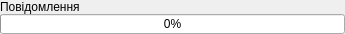
<?xml version="1.0" encoding="UTF-8"?>
<ui version="4.0">
 <class>UPostupForm</class>
 <widget class="QWidget" name="UPostupForm">
  <property name="geometry">
   <rect>
    <x>0</x>
    <y>0</y>
    <width>345</width>
    <height>34</height>
   </rect>
  </property>
  <property name="minimumSize">
   <size>
    <width>345</width>
    <height>25</height>
   </size>
  </property>
  <property name="maximumSize">
   <size>
    <width>345</width>
    <height>38</height>
   </size>
  </property>
  <property name="windowTitle">
   <string>Поступ</string>
  </property>
  <layout class="QGridLayout">
   <property name="margin">
    <number>0</number>
   </property>
   <property name="spacing">
    <number>0</number>
   </property>
   <item row="1" column="0">
    <widget class="QProgressBar" name="progressBar">
     <property name="value">
      <number>0</number>
     </property>
     <property name="orientation">
      <enum>Qt::Horizontal</enum>
     </property>
    </widget>
   </item>
   <item row="0" column="0">
    <widget class="QLabel" name="labelPostup">
     <property name="text">
      <string>Повідомлення</string>
     </property>
    </widget>
   </item>
  </layout>
 </widget>
 <resources>
  <include location="../images/UImgLib.qrc"/>
  <include location="../images/UImgLib.qrc"/>
 </resources>
 <connections/>
</ui>
